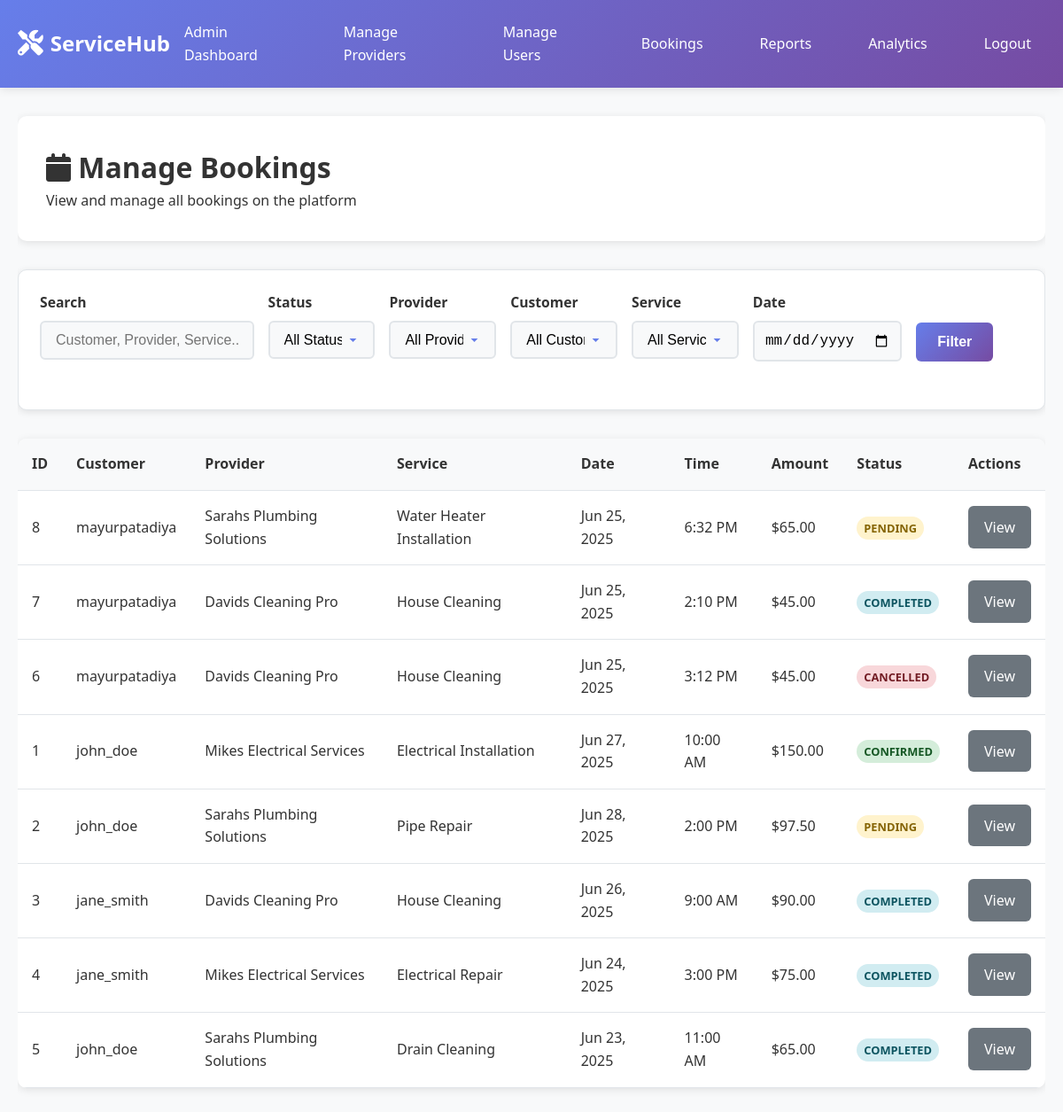
The app's page /admin/bookings.php (signed in) with its own data.
### tables this page shows
CREATE TABLE `bookings` (
  `id` int(11) NOT NULL,
  `customer_id` int(11) NOT NULL,
  `provider_id` int(11) NOT NULL,
  `service_id` int(11) NOT NULL,
  `booking_date` date NOT NULL,
  `booking_time` time NOT NULL,
  `duration` int(11) NOT NULL COMMENT 'Duration in minutes',
  `total_amount` decimal(10,2) NOT NULL,
  `requirements` text DEFAULT NULL,
  `status` enum('pending','confirmed','completed','cancelled') NOT NULL DEFAULT 'pending',
  `payment_status` enum('pending','paid','refunded') NOT NULL DEFAULT 'pending',
  `created_at` timestamp NOT NULL DEFAULT current_timestamp(),
  `updated_at` timestamp NOT NULL DEFAULT current_timestamp() ON UPDATE current_timestamp()
);

CREATE TABLE `users` (
  `id` int(11) NOT NULL,
  `username` varchar(50) NOT NULL,
  `email` varchar(100) NOT NULL,
  `password` varchar(255) NOT NULL,
  `role` enum('admin','provider','customer') NOT NULL DEFAULT 'customer',
  `status` enum('active','inactive','suspended') NOT NULL DEFAULT 'active',
  `profile_image` varchar(255) DEFAULT NULL,
  `phone` varchar(20) DEFAULT NULL,
  `address` text DEFAULT NULL,
  `created_at` timestamp NOT NULL DEFAULT current_timestamp(),
  `updated_at` timestamp NOT NULL DEFAULT current_timestamp() ON UPDATE current_timestamp()
);

CREATE TABLE `providers` (
  `id` int(11) NOT NULL,
  `user_id` int(11) NOT NULL,
  `business_name` varchar(100) NOT NULL,
  `service_category` enum('electrician','plumber','photographer','cleaner','gardener','painter','carpenter','mechanic','tutor','designer') NOT NULL,
  `description` text DEFAULT NULL,
  `location` varchar(255) NOT NULL,
  `phone` varchar(20) NOT NULL,
  `hourly_rate` decimal(10,2) NOT NULL,
  `kyc_document` varchar(255) DEFAULT NULL,
  `status` enum('pending','approved','rejected') NOT NULL DEFAULT 'pending',
  `rating` decimal(3,2) DEFAULT 0.00,
  `total_reviews` int(11) DEFAULT 0,
  `created_at` timestamp NOT NULL DEFAULT current_timestamp(),
  `updated_at` timestamp NOT NULL DEFAULT current_timestamp() ON UPDATE current_timestamp()
);

CREATE TABLE `services` (
  `id` int(11) NOT NULL,
  `provider_id` int(11) NOT NULL,
  `title` varchar(100) NOT NULL,
  `description` text DEFAULT NULL,
  `price` decimal(10,2) NOT NULL,
  `duration` int(11) NOT NULL COMMENT 'Duration in minutes',
  `status` enum('active','inactive') NOT NULL DEFAULT 'active',
  `created_at` timestamp NOT NULL DEFAULT current_timestamp(),
  `updated_at` timestamp NOT NULL DEFAULT current_timestamp() ON UPDATE current_timestamp()
);

### includes/functions.php (called while the page is built, shortened)
<?php
function format_currency($amount) {
    return '$' . number_format($amount, 2);
}
function format_date($date) {
    return date('M j, Y', strtotime($date));
}
?>

### admin/bookings.php (the view, shortened to what this page needs)
<?php
require_once '../config/database.php';
require_once '../includes/functions.php';
$date_filter = isset($_GET['date']) ? sanitize_input($_GET['date']) : '';
$search = isset($_GET['search']) ? sanitize_input($_GET['search']) : '';
$page = isset($_GET['page']) ? intval($_GET['page']) : 1;
$per_page = 20;
$offset = ($page - 1) * $per_page;
$where = ["1=1"];
$params = [];
$param_types = '';
$where_clause = implode(' AND ', $where);
$query = "SELECT b.*, u.username as customer_name, p.business_name as provider_name, s.title as service_title FROM bookings b JOIN users u ON b.customer_id = u.id JOIN providers p ON b.provider_id = p.id JOIN services s ON b.service_id = s.id WHERE $where_clause ORDER BY b.created_at DESC LIMIT ? OFFSET ?";
$params[] = $per_page;
$params[] = $offset;
$param_types .= 'ii';
$stmt = mysqli_prepare($conn, $query);
if (!empty($param_types)) {
    mysqli_stmt_bind_param($stmt, $param_types, ...$params);
}
mysqli_stmt_execute($stmt);
$result = mysqli_stmt_get_result($stmt);
?>
<!DOCTYPE html>
<html lang="en">
<head>
    <link rel="stylesheet" href="../assets/css/style.css">
    <link href="https://cdnjs.cloudflare.com/ajax/libs/font-awesome/6.0.0/css/all.min.css" rel="stylesheet">
</head>
<body>
    <nav class="navbar">
        <div class="nav-container">
            <div class="nav-logo">
                <a href="../index.php">
                    <i class="fas fa-tools"></i>
                    <span>ServiceHub</span>
                </a>
            </div>
            <div class="nav-menu">
                <a href="dashboard.php" class="nav-link">Admin Dashboard</a>
                <a href="providers.php" class="nav-link">Manage Providers</a>
                <a href="users.php" class="nav-link">Manage Users</a>
                <a href="bookings.php" class="nav-link active">Bookings</a>
                <a href="reports.php" class="nav-link">Reports</a>
                <a href="analytics.php" class="nav-link">Analytics</a>
                <a href="../auth/logout.php" class="nav-link">Logout</a>
            </div>
        </div>
    </nav>
    <div class="container">
        <div class="dashboard">
            <div class="dashboard-header">
                <h1><i class="fas fa-calendar"></i> Manage Bookings</h1>
                <p>View and manage all bookings on the platform</p>
            </div>
            <div class="filter-section">
                <form method="GET" action="" class="filter-form">
                    <div class="filter-row">
                        <div class="filter-group">
                            <label for="search">Search</label>
                            <input type="text" id="search" name="search" placeholder="Customer, Provider, Service..." value="<?php echo htmlspecialchars($search); ?>">
                        </div>
                        <div class="filter-group">
                            <label for="status">Status</label>
                            <select id="status" name="status">
                                <option value="">All Status</option>
                            </select>
                        </div>
                        <div class="filter-group">
                            <label for="provider">Provider</label>
                            <select id="provider" name="provider">
                                <option value="">All Providers</option>
                            </select>
                        </div>
                        <div class="filter-group">
                            <label for="customer">Customer</label>
                            <select id="customer" name="customer">
                                <option value="">All Customers</option>
                            </select>
                        </div>
                        <div class="filter-group">
                            <label for="service">Service</label>
                            <select id="service" name="service">
                                <option value="">All Services</option>
                            </select>
                        </div>
                        <div class="filter-group">
                            <label for="date">Date</label>
                            <input type="date" id="date" name="date" value="<?php echo htmlspecialchars($date_filter); ?>">
                        </div>
                        <div class="filter-group">
                            <button type="submit" class="btn-primary">Filter</button>
                        </div>
                    </div>
                </form>
            </div>
            <div class="table-container" style="margin-top:2rem;">
                <table>
                    <thead>
                        <tr>
                            <th>ID</th>
                            <th>Customer</th>
                            <th>Provider</th>
                            <th>Service</th>
                            <th>Date</th>
                            <th>Time</th>
                            <th>Amount</th>
                            <th>Status</th>
                            <th>Actions</th>
                        </tr>
                    </thead>
                    <tbody>
                        <?php if (mysqli_num_rows($result) > 0): ?>
                            <?php while ($row = mysqli_fetch_assoc($result)): ?>
                                <tr>
                                    <td><?php echo $row['id']; ?></td>
                                    <td><?php echo htmlspecialchars($row['customer_name']); ?></td>
                                    <td><?php echo htmlspecialchars($row['provider_name']); ?></td>
                                    <td><?php echo htmlspecialchars($row['service_title']); ?></td>
                                    <td><?php echo format_date($row['booking_date']); ?></td>
                                    <td><?php echo date('g:i A', strtotime($row['booking_time'])); ?></td>
                                    <td><?php echo format_currency($row['total_amount']); ?></td>
                                    <td><span class="status-badge status-<?php echo $row['status']; ?>"><?php echo ucfirst($row['status']); ?></span></td>
                                    <td>
                                        <a href="../booking/view.php?id=<?php echo $row['id']; ?>" class="btn-secondary btn-sm">View</a>
                                    </td>
                                </tr>
                            <?php endwhile; ?>
                        <?php else: ?>
                            <tr><td colspan="9" style="text-align:center;">No bookings found.</td></tr>
                        <?php endif; ?>
                    </tbody>
                </table>
            </div>
        </div>
    </div>
</body>
</html>

### records on screen
bookings: id "8", customer.username "mayurpatadiya", provider.business_name "Sarahs Plumbing Solutions", service.title "Water Heater Installation", booking_date "Jun 25, 2025", booking_time "6:32 PM", total_amount "$65.00", status "PENDING"
bookings: id "7", customer.username "mayurpatadiya", provider.business_name "Davids Cleaning Pro", service.title "House Cleaning", booking_date "Jun 25, 2025", booking_time "2:10 PM", total_amount "$45.00", status "COMPLETED"
bookings: id "6", customer.username "mayurpatadiya", provider.business_name "Davids Cleaning Pro", service.title "House Cleaning", booking_date "Jun 25, 2025", booking_time "3:12 PM", total_amount "$45.00", status "CANCELLED"
bookings: id "1", customer.username "john_doe", provider.business_name "Mikes Electrical Services", service.title "Electrical Installation", booking_date "Jun 27, 2025", booking_time "10:00 AM", total_amount "$150.00", status "CONFIRMED"
bookings: id "2", customer.username "john_doe", provider.business_name "Sarahs Plumbing Solutions", service.title "Pipe Repair", booking_date "Jun 28, 2025", booking_time "2:00 PM", total_amount "$97.50", status "PENDING"
bookings: id "3", customer.username "jane_smith", provider.business_name "Davids Cleaning Pro", service.title "House Cleaning", booking_date "Jun 26, 2025", booking_time "9:00 AM", total_amount "$90.00", status "COMPLETED"
bookings: id "4", customer.username "jane_smith", provider.business_name "Mikes Electrical Services", service.title "Electrical Repair", booking_date "Jun 24, 2025", booking_time "3:00 PM", total_amount "$75.00", status "COMPLETED"
bookings: id "5", customer.username "john_doe", provider.business_name "Sarahs Plumbing Solutions", service.title "Drain Cleaning", booking_date "Jun 23, 2025", booking_time "11:00 AM", total_amount "$65.00", status "COMPLETED"
